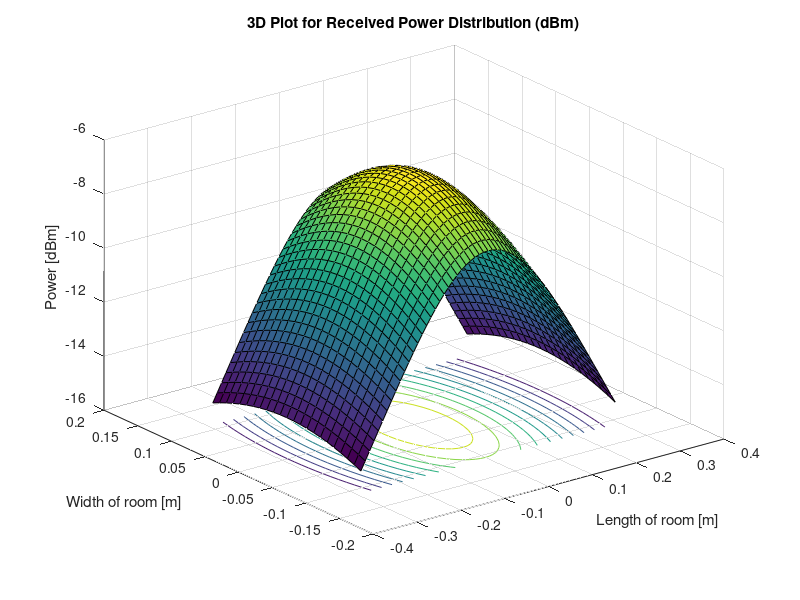
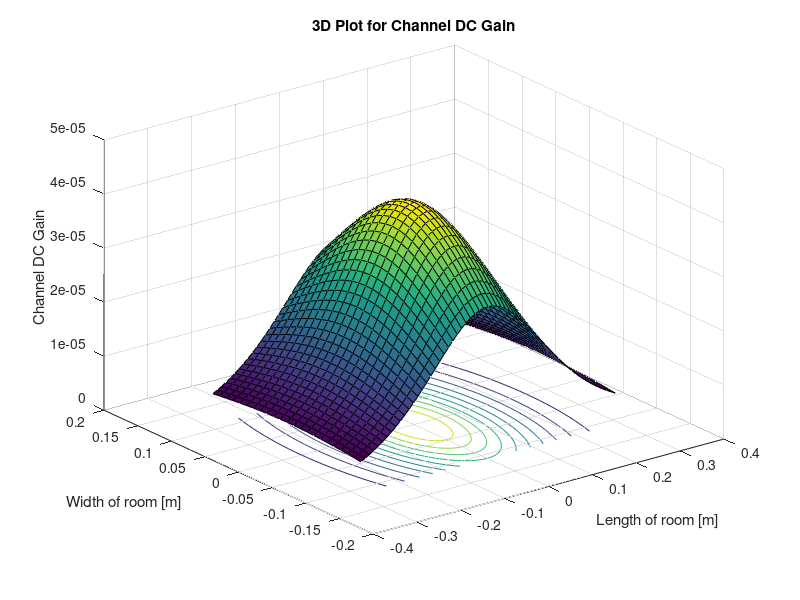
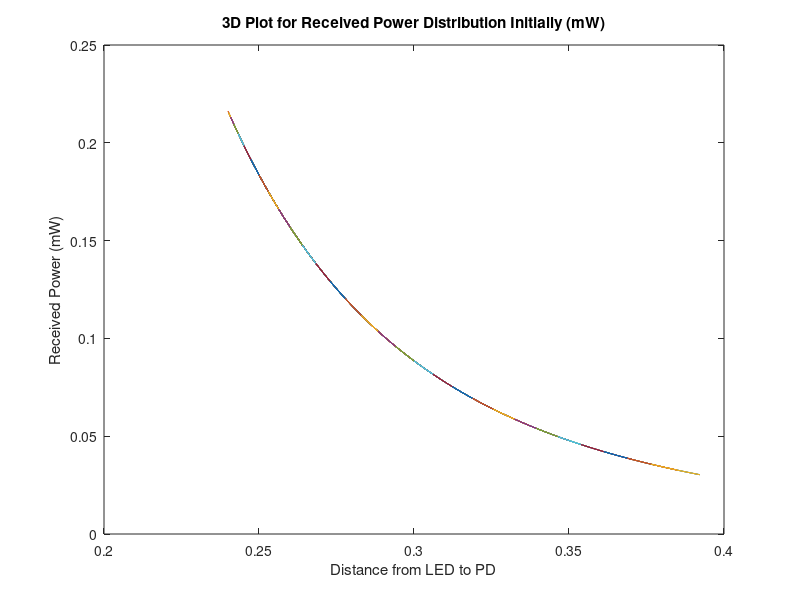
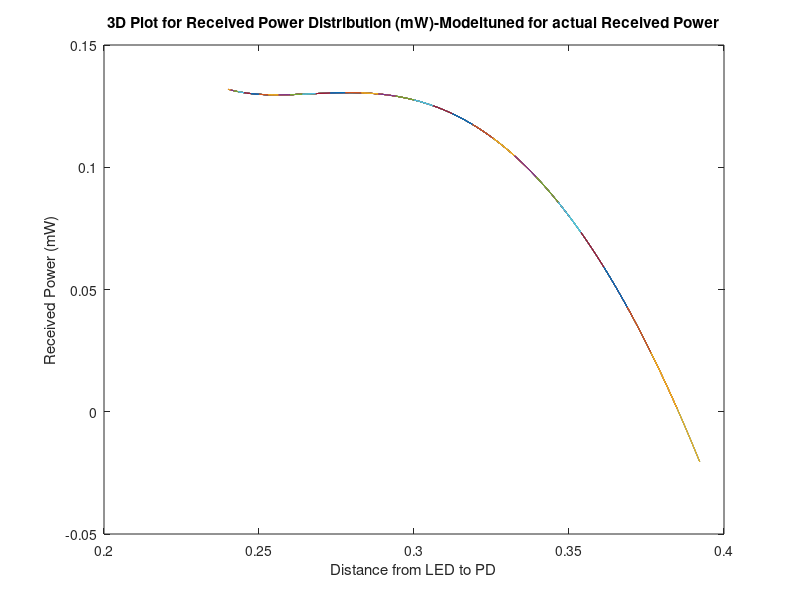

Recreate these plots in MATLAB, in order.
phi = 60; %semi-angle at half power (deg)
m = -log(2)/log(cosd(phi)); %Lambertian order of emission
P_LED =5250; %transmitted optical power (mW)
Arx = 7.45E-6; %detector areaa of PD (sq.cm)
Ts = 1; %gain of optical filter
%index = 1.5; %refractive index of lens at the PD
FOV = 55; %FOV of the receiver (deg)
G_Con= 1; %gain of an optical concentrator

lx=0.58; ly=0.22; lz=0.24; %room dimension in (m)
h=lz; %distance between source and reciver plane (m)
[XT,YT]= meshgrid(0,0); %position of LED

Nx = lx*100; Ny= ly*100; %number of grids in the receiver plane
x=-lx/2:lx/Nx:lx/2;
y=-ly/2:ly/Ny:ly/2;
[XR, YR] = meshgrid(x, y);
D= sqrt((XR-XT).^2+ (YR-YT).^2+h^2); %distance vector from source
cos_irradiance_angle = h./D; %irradiance angle vector
cos_incidence_angle = h./D; %incidence angle vector

HLOS=((m+1)*Arx*(cos_irradiance_angle.^m).*Ts.*G_Con.*cos_incidence_angle)./(2*pi.*D.^2); %channel DC gain for source
P_rx=P_LED.*HLOS; %received power from source
P_rx(find(abs(acosd(cos_incidence_angle))> FOV)) = 0; 
%y=6.52-0.376.*D+5.43.*E(-3).*(D.^(2));
P_rx_initial =P_rx;
P_rx_final =P_rx - (2.01-12.8.*D+19.9.*(D.^(2)));
%P_rx_final =P_rx - (-4.61+57.2.*D-225.*(D.^(2))+283.*(D.^(3)));
%P_rx_final =P_rx - (58.6-736.*D+3538.*(D.^(2))-7654.*(D.^(3))+6255.*(D.^(4)));
%P_rx_final =P_rx - (-4540+93611.*D-801263.*(D.^(2))+3.64.*(10.^(6)).*(D.^(3))-9.29.*(10.^(6)).*(D.^(4))+1.26.*(10.^(7)).*(D.^(5))-7.08.*(10.^(6)).*(D.^(6)));
P_rx_dBm=(10*log10(P_rx));

figure(1)
surfc(x,y,P_rx_dBm);
xlabel('Length of room [m]')
ylabel('Width of room [m]' )
zlabel('Power [dBm]' )
hold on
title('3D Plot for Received Power Distribution (dBm)' ) 

figure(2)
surfc(x,y,HLOS);
xlabel('Length of room [m]')
ylabel('Width of room [m]' )
zlabel('Channel DC Gain' )
hold on
title('3D Plot for Channel DC Gain' ) 

figure(3)
plot(D,P_rx_initial)
xlabel('Distance from LED to PD')
ylabel('Received Power (mW)')
title('3D Plot for Received Power Distribution Initially (mW)' ) 

figure(4)
plot(D,P_rx_final)
xlabel('Distance from LED to PD')
ylabel('Received Power (mW)')
title('3D Plot for Received Power Distribution (mW)-Modeltuned for actual Received Power' )

